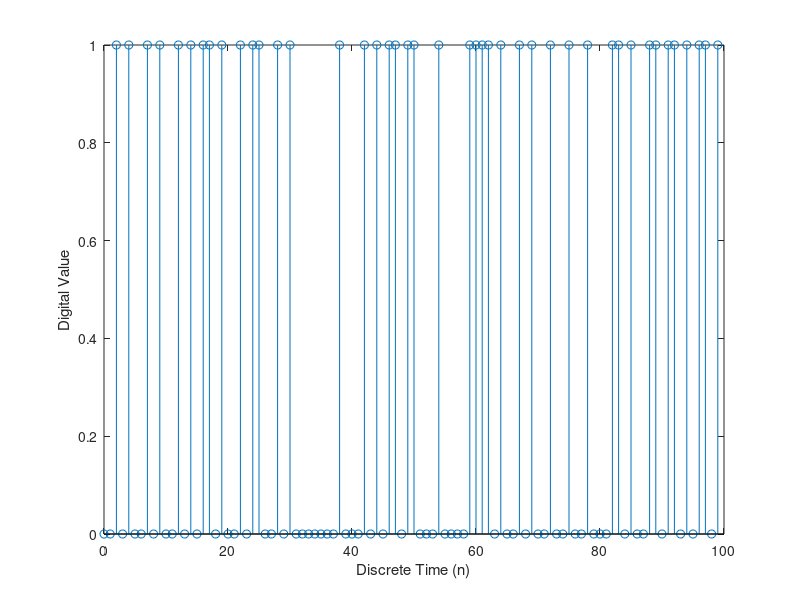

Source code (MATLAB): (Note: this script raises an error after producing the figure.)
%----------------------------------------------------------------------
% Chapter 3
% "Digital Communication Systems Engineering Using Software Defined Radio
% MATLAB Scripts
%----------------------------------------------------------------------

% Clear workspace
clear all;
figNum = 1;

%%%%%%%%%%%%%%%%%%%%%%%%%%%%%%%%%%%%%%%%%%%%%%%%%%%%%%%%%%%%%
% Generating a binary data source

% Create three binary data streams of length L, each with a different percentage of 1
% and 0 values
L = 100;
prob1 = 0.5; prob2 = 0.6; prob3 = 0.2; % Probability values for 1 outputs
b1 = round(0.5*rand(1,L)+0.5*prob1); % Even split between 1 and 0 values
b2 = round(0.5*rand(1,L)+0.5*prob2); % Have 60% 1 values and 40% 0 values
b3 = round(0.5*rand(1,L)+0.5*prob3); % Have 20% 1 values and 80% 0 values

% Display data stream and associated histogram
figure(figNum); figNum = figNum+1;
stem((0:1:L-1),b1);xlabel('Discrete Time (n)');ylabel('Digital Value');
%title(sprintf('Binary Data Stream\n (%d%% ones, %d%% zeros)',100*(prob1),100*(1-prob1)));

figure(figNum); figNum = figNum+1;
histogram(b1,2);xlabel('Digital Value');ylabel({'Occurance';'Probability (%)'});
%title(sprintf('Histogram of Binary Stream\n (%d%% ones, %d%% zeros)',100*(prob1),100*(1-prob1)));

figure(figNum); figNum = figNum+1;
stem((0:1:L-1),b2);xlabel('Discrete Time (n)');ylabel('Digital Value');
%title(sprintf('Binary Data Stream\n (%d%% ones, %d%% zeros)',100*(prob2),100*(1-prob2)));

figure(figNum); figNum = figNum+1;
histogram(b2,2);xlabel('Digital Value');ylabel({'Occurance';'Probability (%)'});
%title(sprintf('Histogram of Binary Stream\n (%d%% ones, %d%% zeros)',100*(prob2),100*(1-prob2)));

figure(figNum); figNum = figNum+1;
stem((0:1:L-1),b3);xlabel('Discrete Time (n)');ylabel('Digital Value');
%title(sprintf('Binary Data Stream\n (%d%% ones, %d%% zeros)',100*(prob3),100*(1-prob3)));

figure(figNum); figNum = figNum+1;
histogram(b3,2);xlabel('Digital Value');ylabel({'Occurance';'Probability (%)'});
%title(sprintf('Histogram of Binary Stream\n (%d%% ones, %d%% zeros)',100*(prob3),100*(1-prob3)));


%%%%%%%%%%%%%%%%%%%%%%%%%%%%%%%%%%%%%%%%%%%%%%%%%%%%%%%%%%%%%
% Binary channel example

% Define simulation parameters
L = 100000; % Transmission length
prob00 = 0.95; % Probability zero received given zero transmitted
prob11 = 0.99; % Probability one received given one transmitted
prob4 = 0.7; % Have 40% 1 values and 60% 0 values

% Create transmitted binary data stream
b4 = round(0.5*rand(1,L)+0.5*prob4); % Have 40% 1 values and 60% 0 values
b4hat = b4; % Initialize receive binary data stream

% Randomly select 1 and 0 values for flipping
ind_zero = find(b4 == 0); % Find those time instances with zero values
ind_one = find(b4 == 1); % Find those time instances with one values
ind_flip_zero = find(round(0.5*rand(1,length(ind_zero))+0.5*(1-prob00)) == 1); % Flip zero bits to one bits
ind_flip_one = find(round(0.5*rand(1,length(ind_one))+0.5*(1-prob11)) == 1); % Flip one bits to zero bits

% Corrupt received binary data stream
b4hat(ind_zero(ind_flip_zero)) = 1; % Flip 0 to 1
b4hat(ind_one(ind_flip_one)) = 0; % Flip 1 to 0

% Calculate bit error statistics
b4error_total = sum(abs(b4-b4hat))/L;
b4error_1 = sum(abs(b4(ind_one) - b4hat(ind_one)))/length(ind_one);
b4error_0 = sum(abs(b4(ind_zero) - b4hat(ind_zero)))/length(ind_zero);

% Plot histogram of bit errors
figure(figNum); figNum = figNum+1;
bar([1 2 3],[b4error_total b4error_1 b4error_0]);xlabel('Bit Error Rates: (1) Total, (2) One Transmitted, (3) Zero Transmitted');ylabel('Probability');
%title('Binary Channel Error Probabilities');


%%%%%%%%%%%%%%%%%%%%%%%%%%%%%%%%%%%%%%%%%%%%%%%%%%%%%%%%%%%%%
% Random Variable PDFs and CDFs

% Define simulation parameters
L = 1000000; % Length of random samples
mean_normal = 1; stddev_normal = 2; % Mean and standard deviation of normal RV values
res_hist = 100; % Histogram resolution

% Generate random samples for different distributions
b_unif = rand(1,L); % Uniform random values
b_normal = (stddev_normal*randn(1,L) + mean_normal); % Normal random values
b_rayleigh = (sqrt(randn(1,L).^2 + randn(1,L).^2)); % Rayleigh random values

% Obtain cumulative distribution functions
[N_unif, edges_unif] = histcounts(b_unif,res_hist);
N_unif_cum = cumsum(N_unif)./L;
[N_normal, edges_normal] = histcounts(b_normal,res_hist);
N_normal_cum = cumsum(N_normal)./L;
[N_rayl, edges_rayl] = histcounts(b_rayleigh,res_hist);
N_rayl_cum = cumsum(N_rayl)./L;

% Calculate probability of values between 0.7 and 1
x_lower = 0.7;
x_upper = 1.0;
unif_ind_range = find((x_lower <= edges_unif) & (edges_unif < x_upper));
normal_ind_range = find((x_lower <= edges_normal) & (edges_normal < x_upper));
rayl_ind_range = find((x_lower <= edges_rayl) & (edges_rayl < x_upper));
prob_unif = sum(N_unif(unif_ind_range))./L;
prob_normal = sum(N_normal(normal_ind_range))./L;
prob_rayl = sum(N_rayl(rayl_ind_range))./L;

% Plot the PDF and CDF of these random values
figure(figNum); figNum = figNum+1;
histogram(b_unif,res_hist,'Normalization','probability');xlabel('Output Values of Random Variable');ylabel('Probability');
%title({'Uniform Probability';'Density Function'});

figure(figNum); figNum = figNum+1;
bar((edges_unif(1:1:(length(edges_unif)-1))+edges_unif(2:1:(length(edges_unif))))./2,N_unif_cum,(edges_unif(2)-edges_unif(1)));xlabel('Output Values of Random Variable');ylabel({'Cumulative';'Probability'});hold on;line([x_lower x_lower],[0 1]);line([x_upper x_upper],[0 1]);text(0.4,0.9,sprintf('P(%0.5g<X<%0.5g)=%0.5g',x_lower,x_upper,prob_unif));hold off;
%title({'Uniform Cumulative';'Distribution Function'});

figure(figNum); figNum = figNum+1;
histogram(b_normal,res_hist,'Normalization','probability');xlabel('Output Values of Random Variable');ylabel('Probability');
%title({'Gaussian Probability';'Density Function'});

figure(figNum); figNum = figNum+1;
bar((edges_normal(1:1:(length(edges_normal)-1))+edges_normal(2:1:(length(edges_normal))))./2,N_normal_cum,(edges_normal(2)-edges_normal(1)));xlabel('Output Values of Random Variable');ylabel({'Cumulative';'Probability'});hold on;line([x_lower x_lower],[0 1]);line([x_upper x_upper],[0 1]);text(-5,0.9,sprintf('P(%0.5g<X<%0.5g)=%0.5g',x_lower,x_upper,prob_normal));hold off;
%title({'Gaussian Cumulative';'Distribution Function'});

figure(figNum); figNum = figNum+1;
histogram(b_rayleigh,res_hist,'Normalization','probability');xlabel('Output Values of Random Variable');ylabel('Probability');
%title({'Rayleigh Probability';'Density Function'});

figure(figNum); figNum = figNum+1;
bar((edges_rayl(1:1:(length(edges_rayl)-1))+edges_rayl(2:1:(length(edges_rayl))))./2,N_rayl_cum,(edges_rayl(2)-edges_rayl(1)));xlabel('Output Values of Random Variable');ylabel({'Cumulative';'Probability'});hold on;line([x_lower x_lower],[0 1]);line([x_upper x_upper],[0 1]);text(0.1,0.9,sprintf('P(%0.5g<X<%0.5g)=%0.5g',x_lower,x_upper,prob_rayl));hold off;
%title({'Rayleigh Cumulative';'Distribution Function'});

%%%%%%%%%%%%%%%%%%%%%%%%%%%%%%%%%%%%%%%%%%%%%%%%%%%%%%%%%%%%%
% Generate bivariate random variables

% Define simulation parameters
L = 1000000; % Length of data streams
res_hist = 100; % Histogram resolution
std_dev = 5; % Standard deviation of input Gaussian variables

% Create uncorrelated 2D Gaussian random variable
x_normal_1 = std_dev.*randn(1,L);
y_normal_1 = std_dev.*randn(1,L);

% Create correlated 2D Gaussian random data stream
x_normal_2 = x_normal_1+0.1*y_normal_1;
y_normal_2 = y_normal_1+0.9*x_normal_1;

% Plot 2D histograms of uncorrelated and correlated 2D Gaussian random data stream
figure(figNum); figNum = figNum+1;
histogram2(x_normal_1,y_normal_1,res_hist,'Normalization','pdf','DisplayStyle','bar3');xlabel('X');ylabel('Y');
%title('Uncorrelated Gauassian');

figure(figNum); figNum = figNum+1;
histogram2(x_normal_1,y_normal_1,res_hist,'Normalization','pdf','DisplayStyle','tile');xlabel('X');ylabel('Y');
%title('Uncorrelated Gauassian');

figure(figNum); figNum = figNum+1;
histogram2(x_normal_2,y_normal_2,res_hist,'Normalization','pdf','DisplayStyle','bar3');xlabel('X');ylabel('Y');
%title('Correlated Gaussian');

figure(figNum); figNum = figNum+1;
histogram2(x_normal_2,y_normal_2,res_hist,'Normalization','pdf','DisplayStyle','tile');xlabel('X');ylabel('Y');
%title('Correlated Gaussian');

%%%%%%%%%%%%%%%%%%%%%%%%%%%%%%%%%%%%%%%%%%%%%%%%%%%%%%%%%%%%%
% Observe impact of filtering random processes

% Define simulation parameters
L = 1000000; % Length of data streams
res_hist = 100; % Histogram resolution
cutoff_freq1 = 0.2; % Small passband LPF
cutoff_freq2 = 0.7; % large passband LPF
filt_coeffs1 = firls(13,[0 cutoff_freq1 cutoff_freq1+0.02 1],[1 1 0 0]);
filt_coeffs2 = firls(13,[0 cutoff_freq2 cutoff_freq2+0.02 1],[1 1 0 0]);

% Create input 2D Gaussian random variable
x_in = rand(1,L);
y_in = rand(1,L);

% Filter input random data stream
filt_output1 = filter(filt_coeffs1,1,(x_in+1j.*y_in));
x_out1 = real(filt_output1);
y_out1 = imag(filt_output1);
filt_output2 = filter(filt_coeffs2,1,(x_in+1j.*y_in));
x_out2 = real(filt_output2);
y_out2 = imag(filt_output2);

% Plot 2D histogram of input and output random data stream
figure(figNum); figNum = figNum+1;
histogram2(x_in,y_in,res_hist,'Normalization','pdf','DisplayStyle','bar3');xlabel('X');ylabel('Y');
%title({'Probability';'Input Random Process'});

figure(figNum); figNum = figNum+1;
histogram2(x_in,y_in,res_hist,'Normalization','pdf','DisplayStyle','tile');xlabel('X');ylabel('Y');
%title({'Probability';'Input Random Process'});

figure(figNum); figNum = figNum+1;
histogram2(x_out1,y_out1,res_hist,'Normalization','pdf','DisplayStyle','bar3');xlabel('X');ylabel('Y');
%title({'Probability';'Output Random Process 1'});

figure(figNum); figNum = figNum+1;
histogram2(x_out1,y_out1,res_hist,'Normalization','pdf','DisplayStyle','tile');xlabel('X');ylabel('Y');
%title({'Probability';'Output Random Process 1'});

figure(figNum); figNum = figNum+1;
histogram2(x_out2,y_out2,res_hist,'Normalization','pdf','DisplayStyle','bar3');xlabel('X');ylabel('Y');
%title({'Probability';'Output Random Process 2'});

figure(figNum); figNum = figNum+1;
histogram2(x_out2,y_out2,res_hist,'Normalization','pdf','DisplayStyle','tile');xlabel('X');ylabel('Y');
%title({'Probability';'Output Random Process 2'});


%%%%%%%%%%%%%%%%%%%%%%%%%%%%%%%%%%%%%%%%%%%%%%%%%%%%%%%%%%%%%
%%%%%%%%%%%%%% END OF CHAPTER 3 EXAMPLES %%%%%%%%%%%%%%%%%%%%
%%%%%%%%%%%%%%%%%%%%%%%%%%%%%%%%%%%%%%%%%%%%%%%%%%%%%%%%%%%%%
